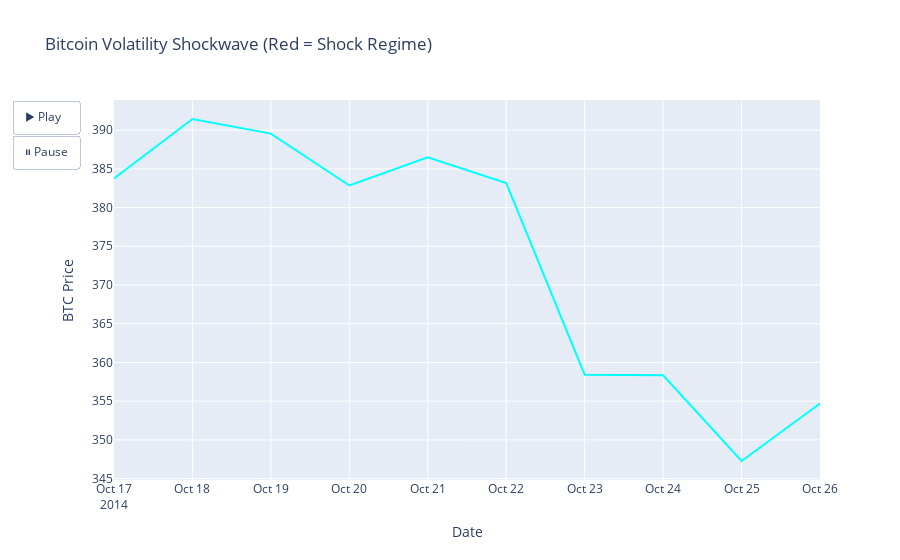

This figure's notebook cell:
### Code cell
fig = go.Figure(
    data=[
        go.Scatter(
            x=df_anim["Date"][:10],
            y=df_anim["Close"][:10],
            mode="lines",
            line=dict(color="cyan"),
            name="BTC Price"
        ),
        go.Scatter(
            x=[],
            y=[],
            mode="markers",
            marker=dict(color="red", size=6),
            name="Volatility Shock"
        )
    ],
    layout=go.Layout(
        title="Bitcoin Volatility Shockwave (Red = Shock Regime)",
        xaxis=dict(title="Date"),
        yaxis=dict(title="BTC Price"),
        updatemenus=[
            dict(
                type="buttons",
                showactive=False,
                buttons=[
                    dict(
                        label="▶ Play",
                        method="animate",
                        args=[None, {
                            "frame": {"duration": 50, "redraw": True},
                            "fromcurrent": True
                        }]
                    ),
                    dict(
                        label="⏸ Pause",
                        method="animate",
                        args=[[None], {
                            "frame": {"duration": 0},
                            "mode": "immediate"
                        }]
                    )
                ]
            )
        ]
    ),
    frames=frames
)

fig.show()

### Figure 1 — Plotly figure (JSON) as saved in the notebook; plotly's stock layout.template omitted (floating-point values rounded to 4 significant figures)
{"data": [{"line": {"color": "cyan"}, "mode": "lines", "name": "BTC Price", "type": "scatter", "x": ["2014-10-17T00:00:00", "2014-10-18T00:00:00", "2014-10-19T00:00:00", "2014-10-20T00:00:00", "2014-10-21T00:00:00", "2014-10-22T00:00:00", "2014-10-23T00:00:00", "2014-10-24T00:00:00", "2014-10-25T00:00:00", "2014-10-26T00:00:00"], "y": [383.8, 391.4, 389.6, 382.9, 386.5, 383.2, 358.4, 358.4, 347.3, 354.7]}, {"marker": {"color": "red", "size": 6}, "mode": "markers", "name": "Volatility Shock", "type": "scatter", "x": [], "y": []}], "layout": {"title": {"text": "Bitcoin Volatility Shockwave (Red = Shock Regime)"}, "updatemenus": [{"buttons": [{"args": [null, {"frame": {"duration": 50, "redraw": true}, "fromcurrent": true}], "label": "▶ Play", "method": "animate"}, {"args": [[null], {"frame": {"duration": 0}, "mode": "immediate"}], "label": "⏸ Pause", "method": "animate"}], "showactive": false, "type": "buttons"}], "xaxis": {"title": {"text": "Date"}}, "yaxis": {"title": {"text": "BTC Price"}}}}
